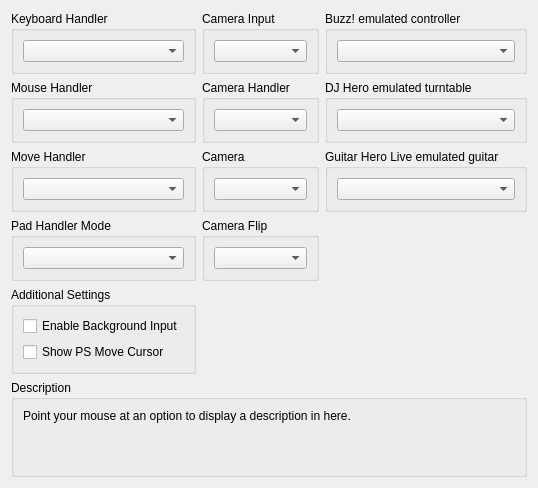
      <widget class="QWidget" name="inputTab">
       <attribute name="title">
        <string>I/O</string>
       </attribute>
       <layout class="QVBoxLayout" name="inputTab_layout">
        <item>
         <layout class="QGridLayout" name="ioGridLayout">
          <item row="0" column="2">
           <widget class="QGroupBox" name="gb_buzz_emulated">
            <property name="title">
             <string>Buzz! emulated controller</string>
            </property>
            <layout class="QVBoxLayout" name="gb_buzz_emulated_layout">
             <item>
              <widget class="QComboBox" name="buzzBox"/>
             </item>
            </layout>
           </widget>
          </item>
          <item row="2" column="2">
           <widget class="QGroupBox" name="gb_ghltar_emulated">
            <property name="title">
             <string>Guitar Hero Live emulated guitar</string>
            </property>
            <layout class="QVBoxLayout" name="gb_ghltar_emulated_layout">
             <item>
              <widget class="QComboBox" name="ghltarBox"/>
             </item>
            </layout>
           </widget>
          </item>
          <item row="3" column="1">
           <widget class="QGroupBox" name="gb_camera_flip">
            <property name="title">
             <string>Camera Flip</string>
            </property>
            <layout class="QVBoxLayout" name="gb_camera_flip_layout">
             <item>
              <widget class="QComboBox" name="cameraFlipBox"/>
             </item>
            </layout>
           </widget>
          </item>
          <item row="1" column="2">
           <widget class="QGroupBox" name="gb_turntable_emulated">
            <property name="title">
             <string>DJ Hero emulated turntable</string>
            </property>
            <layout class="QVBoxLayout" name="gb_turntable_emulated_layout">
             <item>
              <widget class="QComboBox" name="turntableBox"/>
             </item>
            </layout>
           </widget>
          </item>
          <item row="0" column="0">
           <widget class="QGroupBox" name="gb_keyboard_handler">
            <property name="title">
             <string>Keyboard Handler</string>
            </property>
            <layout class="QVBoxLayout" name="gb_keyboard_handler_layout">
             <item>
              <widget class="QComboBox" name="keyboardHandlerBox"/>
             </item>
            </layout>
           </widget>
          </item>
          <item row="3" column="0">
           <widget class="QGroupBox" name="gb_pad_mode">
            <property name="title">
             <string>Pad Handler Mode</string>
            </property>
            <layout class="QVBoxLayout" name="gb_pad_mode_layout">
             <item>
              <widget class="QComboBox" name="padModeBox"/>
             </item>
            </layout>
           </widget>
          </item>
          <item row="1" column="0">
           <widget class="QGroupBox" name="gb_mouse_handler">
            <property name="title">
             <string>Mouse Handler</string>
            </property>
            <layout class="QVBoxLayout" name="gb_mouse_handler_layout">
             <item>
              <widget class="QComboBox" name="mouseHandlerBox"/>
             </item>
            </layout>
           </widget>
          </item>
          <item row="2" column="1">
           <widget class="QGroupBox" name="gb_camera_id">
            <property name="title">
             <string>Camera</string>
            </property>
            <layout class="QVBoxLayout" name="camera_id_layout">
             <item>
              <widget class="QComboBox" name="cameraIdBox"/>
             </item>
            </layout>
           </widget>
          </item>
          <item row="0" column="1">
           <widget class="QGroupBox" name="gb_camera_type">
            <property name="title">
             <string>Camera Input</string>
            </property>
            <layout class="QVBoxLayout" name="gb_camera_type_layout">
             <item>
              <widget class="QComboBox" name="cameraTypeBox"/>
             </item>
            </layout>
           </widget>
          </item>
          <item row="2" column="0">
           <widget class="QGroupBox" name="gb_move_handler">
            <property name="title">
             <string>Move Handler</string>
            </property>
            <layout class="QVBoxLayout" name="gb_move_handler_layout">
             <item>
              <widget class="QComboBox" name="moveBox"/>
             </item>
            </layout>
           </widget>
          </item>
          <item row="1" column="1">
           <widget class="QGroupBox" name="gb_camera_setting">
            <property name="title">
             <string>Camera Handler</string>
            </property>
            <layout class="QVBoxLayout" name="gb_camera_setting_layout">
             <item>
              <widget class="QComboBox" name="cameraBox"/>
             </item>
            </layout>
           </widget>
          </item>
          <item row="4" column="0">
           <widget class="QGroupBox" name="gb_additional_io_settings">
            <property name="title">
             <string>Additional Settings</string>
            </property>
            <layout class="QVBoxLayout" name="layout_gb_additional_io_settings">
             <item>
              <widget class="QCheckBox" name="backgroundInputBox">
               <property name="text">
                <string>Enable Background Input</string>
               </property>
              </widget>
             </item>
             <item>
              <widget class="QCheckBox" name="showMoveCursorBox">
               <property name="text">
                <string>Show PS Move Cursor</string>
               </property>
              </widget>
             </item>
            </layout>
           </widget>
          </item>
         </layout>
        </item>
        <item>
         <spacer name="inputTabSpacer">
          <property name="orientation">
           <enum>Qt::Vertical</enum>
          </property>
          <property name="sizeType">
           <enum>QSizePolicy::MinimumExpanding</enum>
          </property>
          <property name="sizeHint" stdset="0">
           <size>
            <width>0</width>
            <height>0</height>
           </size>
          </property>
         </spacer>
        </item>
        <item>
         <widget class="QGroupBox" name="gb_description_io">
          <property name="title">
           <string>Description</string>
          </property>
          <layout class="QVBoxLayout" name="gb_description_io_layout">
           <item>
            <widget class="QLabel" name="description_io">
             <property name="text">
              <string>Point your mouse at an option to display a description in here.


</string>
             </property>
             <property name="textFormat">
              <enum>Qt::PlainText</enum>
             </property>
             <property name="alignment">
              <set>Qt::AlignLeading|Qt::AlignLeft|Qt::AlignTop</set>
             </property>
             <property name="wordWrap">
              <bool>true</bool>
             </property>
            </widget>
           </item>
          </layout>
         </widget>
        </item>
       </layout>
      </widget>
